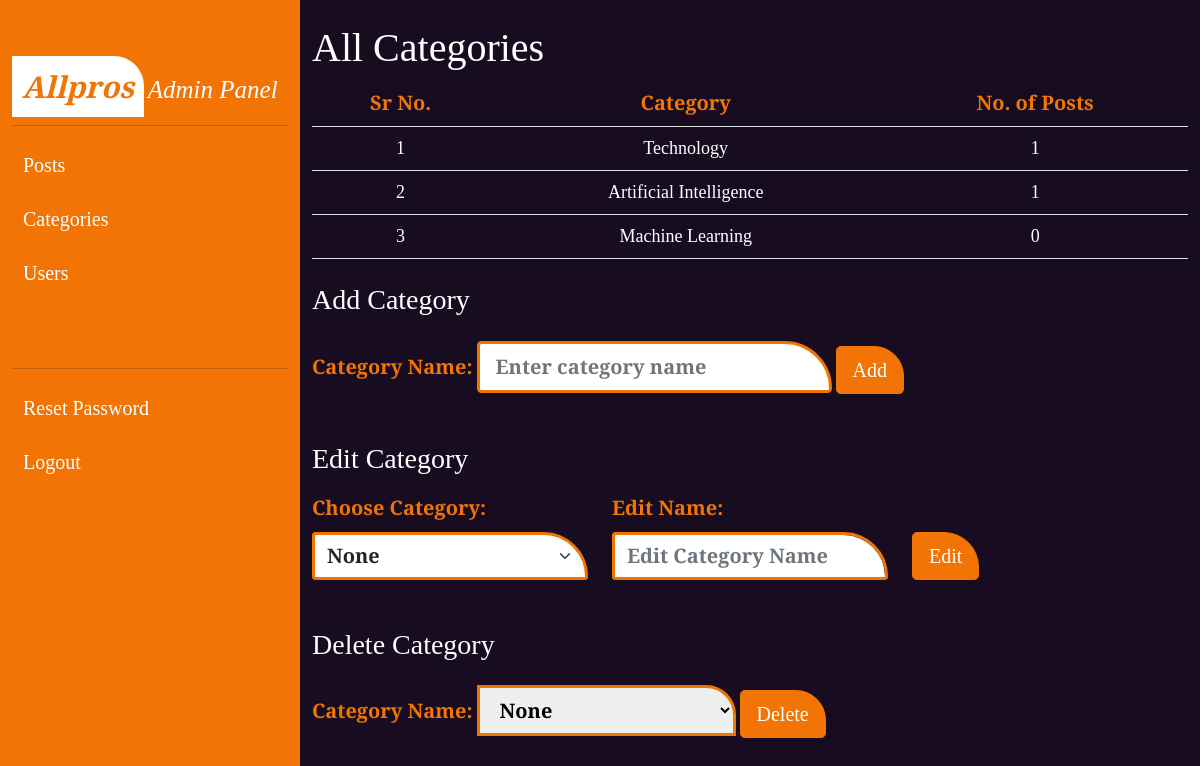
Screenshot of /admin/categories.php (signed in) with the database file from the repository.
### tables this page shows
CREATE TABLE `categories` (
  `category_id` int(11) NOT NULL,
  `category_name` varchar(150) NOT NULL
);

### admin/categories.php (the view, shortened to what this page needs)
<?php
    include("db-connect.php");
    $all_cat_query= "SELECT * FROM categories";
    $all_cat_execute= mysqli_query($connect, $all_cat_query);
    $serial_no= 1;
?>
<!DOCTYPE html>
<html lang="en">
<head>
    <?php  include("admin-head.php") ?>
    <link rel="stylesheet" href="css/basic-setup.css" type="text/css">
    <link rel="stylesheet" href="css/admin_menu.css" type="text/css">
    <link rel="stylesheet" href="css/categories_style.css" type="text/css">
</head>
<body>
    <?php include("admin-menu.php") ?>
    <div class=" col-md-12 mt-4">
        <h1 class=" text-white">All Categories</h1>
        <table class=" table table-striped text-center">
            <tr>
                <th>Sr No.</th>
                <th>Category</th>
                <th>No. of Posts</th>
            </tr>
            <?php
                while($rows= mysqli_fetch_array($all_cat_execute)) {
            ?>
            <tr>
                <td><?php echo $serial_no ?></td>
                <td><?php echo $rows['category_name']?></td>
                <?php
                    $num_post_query= "SELECT * FROM posts WHERE category='".$rows['category_id']."'";
                    $num_posts= mysqli_num_rows(mysqli_query($connect, $num_post_query));
                ?>
                <td><?php echo $num_posts ?></td>
            </tr>
            <?php $serial_no++; } ?>
        </table>
    </div>
    <div class=" col-md-12 mt-4">
        <h3 class="text-white">Add Category</h3>
        <form class=" mt-4 p- add-category-form" action="" method="post">
            <label class=" col-form-label-lg" for="">Category Name: </label>
            <input class=" form-control-lg" type="text" name="category" id="category" placeholder="Enter category name">
            <button class=" btn btn-lg btn-info" type="submit" name="add_cat">Add</button>
            <br>
        </form>
    </div>
    <form class="edit-category-form" action="" method="post">
        <div class=" row mt-5">
            <h3 class=" text-white">Edit Category</h3>
            <div class=" col-md-4">
                <label class=" col-form-label-lg" for="">Choose Category:</label>
                <select class=" form-select" name="present_category" id="edit-category">
                    <option value="0">None</option>
                </select>
            </div>
            <div class=" col-md-4">
                <label class=" col-form-label-lg" for="">Edit Name: </label>
                <input class=" form-control" type="text" name="edit_category" id="edit-category-name" placeholder="Edit Category Name">
            </div>
            <div class=" col-md-4">
                <button class=" btn btn-lg mt-3 mt-md-5" type="submit" name="edit_cat">Edit</button>
            </div>
            <br>
        </div>
    </form>
    <div class=" col-md-12 mt-5 mb-3">
        <h3 class="text-white">Delete Category</h3>
        <form class=" mt-4 del-category-form" action="" method="post">
            <label class=" col-form-label-lg" for="">Category Name: </label>
            <select class=" form-select-lg" name="del_category" id="del-category">
                <option value="0">None</option>
            </select>
            <button class=" btn btn-lg btn-info" type="submit" name="del_cat">Delete</button>
            <br>
        </form>
    </div>
    <?php  include("admin-menu-end-tags.php") ?>
</body>
</html>

### admin/css/basic-setup.css (style rules this page uses)
* { margin: 0px; padding: 0px; font-family: 'Playfair Display', serif; }
body { background-color: #180C21; overflow-x: hidden; }

### admin/css/admin_menu.css (style rules this page uses)
body { overflow: hidden; height: 100%; }

### admin/css/categories_style.css (style rules this page uses)
.table th { color: #F27405; font-size: 20px; }
.table td { color: white; font-size: 18px; }
.add-category-form label { color: #F27405; font-size: 20px; font-weight: 600; }
.add-category-form input { border: 3px solid #F27405; color: #180C21; font-size: 20px; font-weight: 600; border-top-right-radius: 50px; }
.add-category-form button { background-color: #F27405; color: white; border: 1px solid #F27405; border-top-right-radius: 30px; }
.edit-category-form label { color: #F27405; font-size: 20px; font-weight: 600; }
.edit-category-form input { border: 3px solid #F27405; color: #180C21; font-size: 20px; font-weight: 600; border-top-right-radius: 50px; }
.edit-category-form select { font-size: 20px; font-weight: 600; border: 3px solid #F27405; border-top-right-radius: 50px; }
.edit-category-form button { background-color: #F27405; color: white; border: 1px solid #F27405; border-top-right-radius: 35px; }
.del-category-form label { color: #F27405; font-size: 20px; font-weight: 600; }
.del-category-form select { font-size: 20px; font-weight: 600; border: 3px solid #F27405; border-top-right-radius: 30px; }
.del-category-form button { background-color: #F27405; color: white; border: 1px solid #F27405; border-top-right-radius: 30px; }

### rows the page displays
categories: category_name "Technology", num_posts "1"
categories: category_name "Artificial Intelligence", num_posts "1"
categories: category_name "Machine Learning", num_posts "0"
